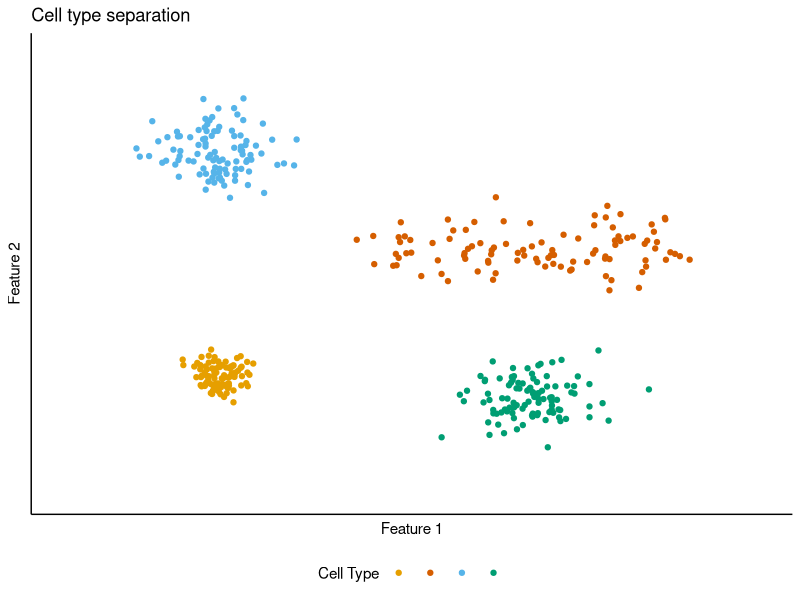
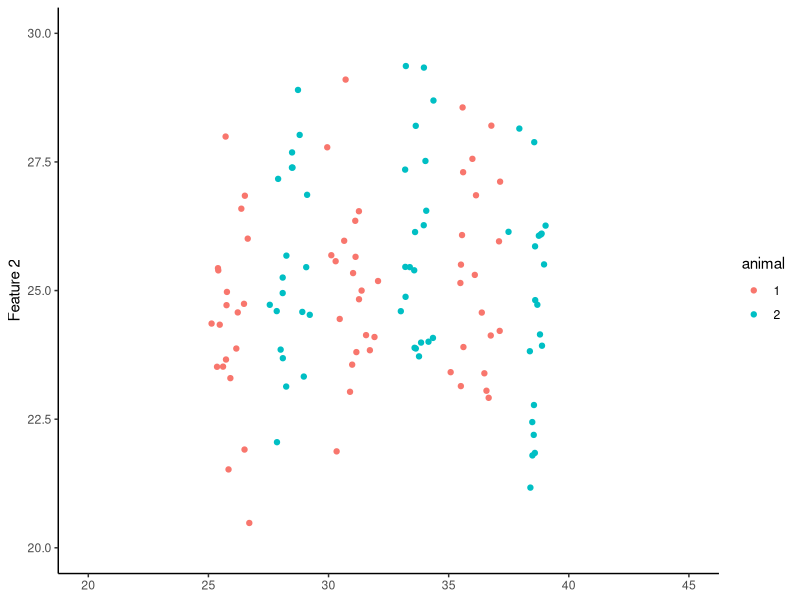
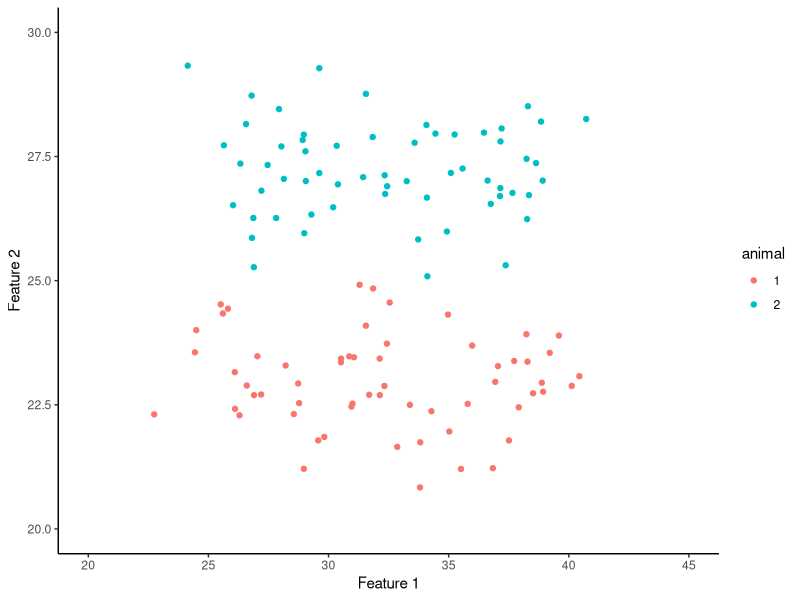
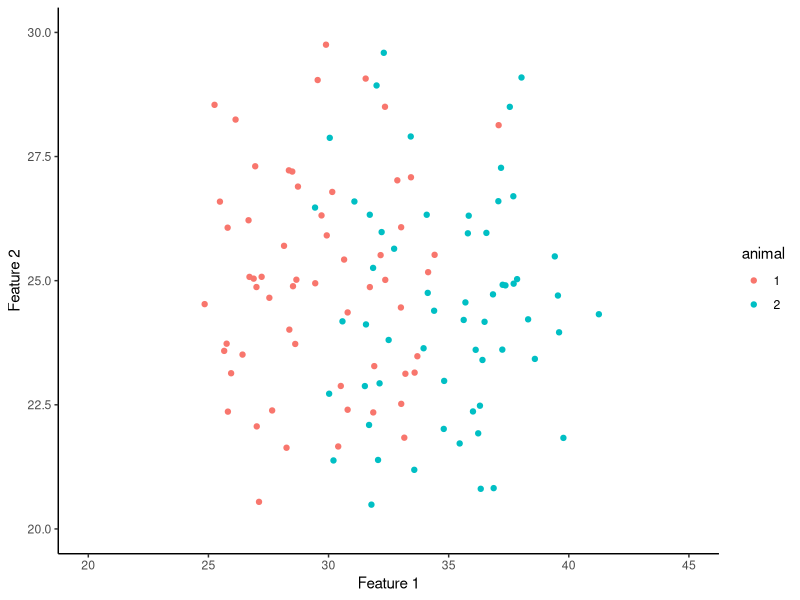
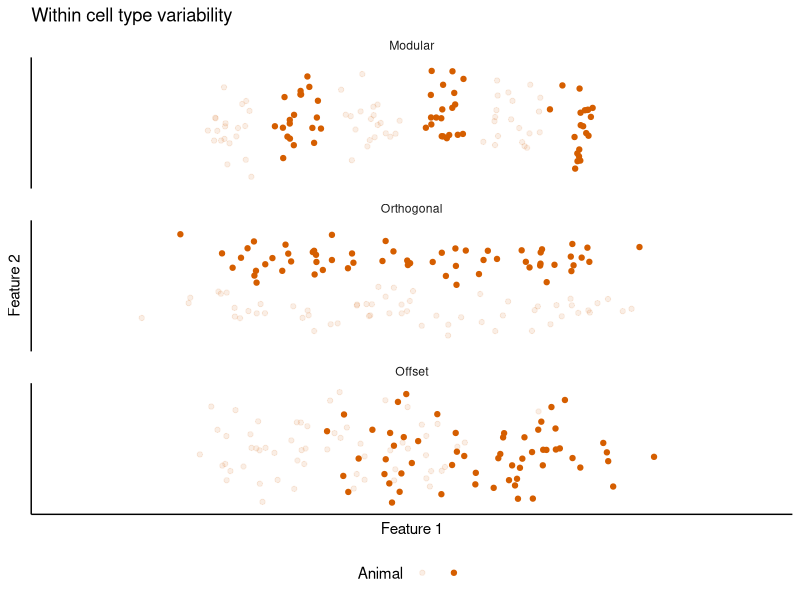

Source code (R) for these figures, in order: (Note: this script raises an error after producing the figures.)
## ---- chunk 1
knitr::opts_chunk$set(echo = TRUE)

# Ensure access to libraries
library(tidyverse)
library(gridExtra)
## ---- chunk 2
numcells <- 100
Cell_A <- tibble(x = rnorm(numcells, 10, 1),
                       y = rnorm(numcells, 12, 1),
                       cell = "A")
Cell_B <- tibble(x = runif(numcells, min = 20, max = 40) + rnorm(numcells,0,1),
                       y = rnorm(numcells, 25, 2),
                       cell = "B")
Cell_C <- tibble(x = rnorm(numcells, 10, 2),
                       y = rnorm(numcells, 35, 2),
                       cell = "C")
Cell_D <- tibble(x = rnorm(numcells, 30, 2),
                       y = rnorm(numcells, 10, 2),
                       cell = "D")
 
CellFeatures <- bind_rows(Cell_A, Cell_B, Cell_C, Cell_D)
## ---- chunk 3
cbPalette <- c("#E69F00", "#D55E00", "#56B4E9", "#009E73")

CF_plot <- ggplot(CellFeatures, aes(x, y, colour = cell)) +
  geom_point() +
  xlim(0,45) +
  ylim(0,45) +
  labs(x = "Feature 1", y = "Feature 2", colour = "Cell Type", title = "Cell type separation") +
  scale_colour_manual(values=cbPalette) +
  theme_classic() +
  theme(legend.position = "bottom",
        axis.ticks = element_blank(),
        axis.text = element_blank(),
        legend.text = element_blank())

CF_plot
## ---- chunk 4
numcells <- 20
MF_A <- tibble(x = c(rnorm(numcells, 26, 0.5), rnorm(numcells, 31, 0.5), rnorm(numcells, 36, 0.5)),
                   y = rnorm(numcells*3, 25, 2),
                   animal = "1")
MF_B <- tibble(x = c(rnorm(numcells, 28.5, 0.5), rnorm(numcells, 33.5, 0.5), rnorm(numcells, 38.5, 0.5)),
                    y = rnorm(numcells*3, 25, 2),
                    animal = "2")
                   
ModularFeatures <- rbind(MF_A, MF_B)

MF_plot <- ggplot(ModularFeatures, aes(x, y, colour = animal)) +
  geom_point() +
  xlim(20,45) +
  ylim(20,30) +
  xlab("Feature 1") +
  ylab("Feature 2") +
  theme_classic() +
  theme(axis.title.x=element_blank())

MF_plot
## ---- chunk 5
numcells <- 60

OOF_A <- tibble(x = runif(numcells, min = 25, max = 40) + rnorm(numcells,0,1),
                y = rnorm(numcells, 23, 1),
                animal = "1")
OOF_B <- tibble(x = runif(numcells, min = 25, max = 40) + rnorm(numcells,0,1),
                y = rnorm(numcells, 27, 1),
                animal = "2")
     
OrthogOffsetFeatures <- rbind(OOF_A, OOF_B)

OOF_plot <- ggplot(OrthogOffsetFeatures, aes(x, y, colour = animal)) +
  geom_point() +
  xlim(20,45) +
  ylim(20,30) +
  xlab("Feature 1") +
  ylab("Feature 2") +
  theme_classic()

OOF_plot
## ---- chunk 6
numcells <- 60

LOF_A <- tibble(x = runif(numcells, min = 25, max = 35) + rnorm(numcells,0,1),
                y = rnorm(numcells, 25, 2),
                animal = "1")
LOF_B <- tibble(x = runif(numcells, min = 30, max = 40) + rnorm(numcells,0,1),
                y = rnorm(numcells, 25, 2),
                animal = "2")
LinearOffsetFeatures <- rbind(LOF_A, LOF_B)

LOF_plot <- ggplot(LinearOffsetFeatures, aes(x, y, colour = animal)) +
  geom_point() +
  xlim(20,45) +
  ylim(20,30) +
  xlab("Feature 1") +
  ylab("Feature 2") +
  theme_classic()

LOF_plot
## ---- chunk 7
ModularFeatures$scheme <- "modular"
OrthogOffsetFeatures$scheme <- "orthog"
LinearOffsetFeatures$scheme <- "offset"
IntraAnimal <- bind_rows(ModularFeatures, OrthogOffsetFeatures, LinearOffsetFeatures)
IntraAnimal$scheme <- as.factor(IntraAnimal$scheme)
IntraAnimal$scheme = factor(IntraAnimal$scheme, c("modular", "orthog","offset"))
labels_schemes <- c(modular = "Modular", orthog = "Orthogonal", offset = "Offset")

IntraAnimalPlot <- ggplot(IntraAnimal, aes(x, y, alpha = animal)) +
  geom_point(colour = cbPalette[2]) +
  xlim(20,45) +
  ylim(20,30) +
  labs(x = "Feature 1", y = "Feature 2", alpha = "Animal", title = "Within cell type variability") +
  facet_wrap(~scheme, nrow = 3, labeller = labeller(scheme = labels_schemes)) +
  theme_classic() +
  theme(strip.background = element_blank(),
        axis.ticks = element_blank(),
        axis.text = element_blank()) +
  scale_alpha_discrete(range=c(0.1,1)) +
  theme(legend.position = "bottom",
        legend.text = element_blank())

IntraAnimalPlot
  
## ---- chunk 8
ConceptFigure <- ggdraw() +
  draw_plot(CF_plot, x =0.02, y = 0, width = 0.45, height = 1) +
  draw_plot(IntraAnimalPlot, x = 0.52, y = 0, width = 0.45, height = 1) +
  draw_plot_label(label = c("A", "B"), size = 15,
                  x = c(0, 0.5), y = c(1, 1))

ConceptFigure
## ---- chunk 9
ggsave("Figures/Concept_figure.png", plot = ConceptFigure, width = 160, height = 100, units = "mm")
## ---- chunk 10
ConceptFigure_v2 <- ggdraw() +
  draw_plot(CF_plot, x =0.02, y = 0, width = 0.3, height = 1) +
  draw_plot(IntraAnimalPlot, x = 0.65, y = 0, width = 0.3, height = 1) +
  draw_plot(landscape_plot_3, x = 0.37, y =0.5, width = 0.25, height = 0.4) +
  draw_plot(landscapes_plot_3, x = 0.37, y =0.15, width = 0.25, height = 0.4) +
  draw_plot_label(label = c("A", "B", "C"), size = 15,
                  x = c(0, 0.34, 0.63), y = c(1, 1, 1)) +
  draw_plot_label(label = c("Set points"), size = 14, fontface = "plain", x = c(0.35), y = c(1))

ConceptFigure_v2
## ---- chunk 11
ggsave("Figures/Concept_figure.png", plot = ConceptFigure_v2, width = 160, height = 100, units = "mm")
## ---- chunk 12
results_sim <- tibble(dvloc = c(seq(0, 1, length.out = 40), seq(0, 1, length.out = 40)),
                      feat_1 = c(rnorm(80, 0, 0.1)),
                      feat_2 = c(rnorm(40, 0.3, 0.1), rnorm(40, 0.7, 0.1)),
                      cellid = c(rep("a", 40), rep("b", 40)))
results_sim$feat_1[1:40] <- results_sim$feat_1[41:80] + results_sim$dvloc[1:40]
results_sim$feat_1[41:80] <- results_sim$feat_1[41:80] + results_sim$dvloc[41:80] * 1.2 + 0.4
## ---- chunk 13
sum_feat <- ggplot(results_sim, aes(feat_1, feat_2, colour = cellid)) +
  geom_point() +
  xlim(-0.2, 1.8) +
  ylim(-0.2,1.2) +
  labs(x = "Feature 1", y = "Feature 2", colour = "Animal ID") +
  theme_classic() +
  theme(strip.background = element_blank(),
        axis.ticks = element_blank(),
        axis.text = element_blank(),
        legend.position = "bottom")

sum_feat1 <- ggplot(results_sim, aes(dvloc, feat_1, colour = cellid)) +
  geom_point()  +
  xlim(-0.2, 1.2) +
  ylim(-0.4, 2) +
  labs(x = "DV location", y = "Feature 1", colour = "Animal ID") +
  theme_classic() +
  theme(strip.background = element_blank(),
        axis.ticks = element_blank(),
        axis.text = element_blank(),
        legend.position = "bottom")

sum_feat2 <- ggplot(results_sim, aes(dvloc, feat_2, colour = cellid)) +
  geom_point()  +
  xlim(-0.2, 1.2) +
  ylim(-0.2,1.2)+
  labs(x = "DV location", y = "Feature 2", colour = "Animal ID") +
  theme_classic() +
  theme(strip.background = element_blank(),
        axis.ticks = element_blank(),
        axis.text = element_blank(),
        legend.position = "bottom")

sum_feat
sum_feat1
sum_feat2
## ---- chunk 14
SummaryFigure <- grid.arrange(sum_feat, sum_feat1, sum_feat2,
             ncol = 5,
             widths = c(1, 0.1, 1, 0.1, 1),
             layout_matrix = rbind(c(1, NA, 2, NA, 3)))

SummaryFigure

ggsave("Figures/SummaryFigure.png", SummaryFigure, width = 140, height = 60, units = "mm")
